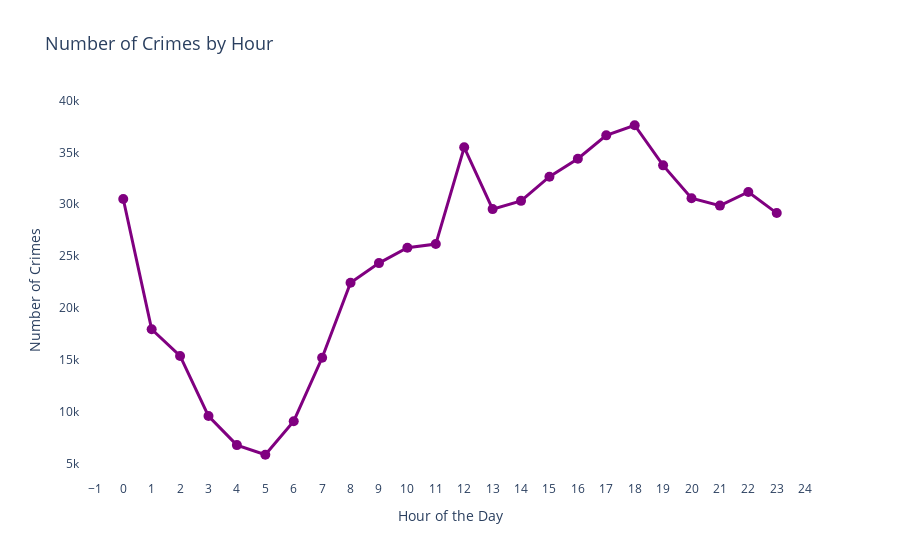

The code cell stored with this chart in its notebook:
### Code cell
import plotly.express as px

crime_counts_by_hour = train_clean.groupby('Hour').size().reset_index(name='CrimeCount')

fig = px.line(
    crime_counts_by_hour,
    x='Hour',
    y='CrimeCount',
    title='Number of Crimes by Hour',
    markers=True,
    labels={'Hour': 'Hour of the Day', 'CrimeCount': 'Number of Crimes'},
    line_shape='linear'
)

fig.update_traces(line=dict(color='purple', width=3), marker=dict(size=10))
fig.update_layout(
    xaxis=dict(tickmode='linear', tick0=0, dtick=1),
    plot_bgcolor='white',
    title_font_size=18
)

fig.show()

### Figure 1 — Plotly figure (JSON) as saved in the notebook; plotly's stock layout.template omitted (floating-point values rounded to 4 significant figures)
{"data": [{"hovertemplate": "Hour of the Day=%{x}<br>Number of Crimes=%{y}<extra></extra>", "legendgroup": "", "line": {"color": "purple", "dash": "solid", "shape": "linear", "width": 3}, "marker": {"size": 10, "symbol": "circle"}, "mode": "lines+markers", "name": "", "orientation": "v", "showlegend": false, "type": "scatter", "x": [0, 1, 2, 3, 4, 5, 6, 7, 8, 9, 10, 11, 12, 13, 14, 15, 16, 17, 18, 19, 20, 21, 22, 23], "xaxis": "x", "y": [30504, 17929, 15361, 9562, 6764, 5832, 9069, 15188, 22427, 24316, 25797, 26151, 35483, 29523, 30320, 32651, 34380, 36639, 37612, 33742, 30571, 29861, 31177, 29141], "yaxis": "y"}], "layout": {"legend": {"tracegroupgap": 0}, "plot_bgcolor": "white", "title": {"font": {"size": 18}, "text": "Number of Crimes by Hour"}, "xaxis": {"anchor": "y", "domain": [0, 1], "dtick": 1, "tick0": 0, "tickmode": "linear", "title": {"text": "Hour of the Day"}}, "yaxis": {"anchor": "x", "domain": [0, 1], "title": {"text": "Number of Crimes"}}}}
